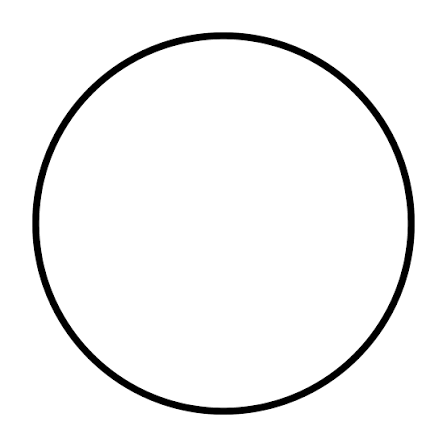
#> input picture 6.Hafta/cember_tekil_input.jpg, 447 x 447 px
$ python task4_manuel_hough_circle.py
#> lines starting #> are read from the running program, lines starting #| are printed output that depends on the picture; after the words box and inside, x2 and y2 are one past the last pixel; in counts of white or black regions, pixels touching at a corner belong together
import cv2
import numpy as np

# Sadece senin koydugun goruntuyu okur, yeni dosya olusturmaz
img = cv2.imread("cember_tekil_input.jpg")
#> img is the input picture: shape (447, 447, 3); min 0, max 255, mean 244.6
h_orj, w_orj = img.shape[:2]
#> h_orj = 447; w_orj = 447

# 3D oylama dongusunun hizli calismasi icin resmi kucultuyoruz
olcek = 120 / w_orj
#> olcek = 0.268
kucuk = cv2.resize(img, (0, 0), fx=olcek, fy=olcek)
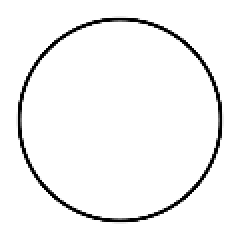
#> kucuk: shape (120, 120, 3) (shown 2 times larger); min 0, max 255, mean 244.6
gri = cv2.cvtColor(kucuk, cv2.COLOR_BGR2GRAY)

kenar = cv2.Canny(gri, 50, 150)
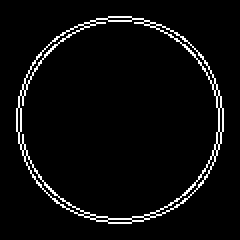
#> kenar: shape (120, 120) (shown 2 times larger); 4.4% white in thin lines or dots, all inside (x1, y1, x2, y2) = (8, 8, 112, 112)
h, w = kenar.shape
#> h = 120; w = 120

# 1. Sin ve Cos degerlerini bastan hesaplayip bellekte tut
acilar = np.deg2rad(np.arange(0, 360, 5))
cos_tablo = np.cos(acilar)
sin_tablo = np.sin(acilar)

# 2. 3D Oylama matrisi olustur
min_r = 10
max_r = min(h, w) // 2
#> max_r = 60
yaricaplar = np.arange(min_r, max_r, 1)
#> yaricaplar = 50 values from 10 to 59
oy_matrisi = np.zeros((h, w, len(yaricaplar)), dtype=np.int32)

y_ler, x_ler = np.nonzero(kenar)
#> y_ler = 628 values from 8 to 111; x_ler = 628 values, max 111 at index 292, min 8 at index 289, mean 59.65

for i in range(len(x_ler)):
    x = x_ler[i]
    y = y_ler[i]
    for r_idx in range(len(yaricaplar)):
        r = yaricaplar[r_idx]
        for t in range(len(acilar)):
            a = int(round(x - r * cos_tablo[t]))
            b = int(round(y - r * sin_tablo[t]))
            if 0 <= a < w and 0 <= b < h:
                oy_matrisi[b, a, r_idx] += 1
#> this loop made 628 passes
#> (x, y) on passes 1 to 3: (54, 8), (55, 8), (56, 8)

# 3. En yuksek oyu alan cemberi bul ve orijinal resme ciz
sonuc = img.copy()
esik = int(oy_matrisi.max() * 0.90)
#> esik = 37

for r_idx in range(len(yaricaplar)):
    katman = oy_matrisi[:, :, r_idx]
    if np.max(katman) >= esik:
        b, a = np.unravel_index(np.argmax(katman), katman.shape)
        merkez_x = int(a / olcek)
        merkez_y = int(b / olcek)
        yaricap = int(yaricaplar[r_idx] / olcek)
        cv2.circle(sonuc, (merkez_x, merkez_y), yaricap, (255, 0, 0), 3)
        cv2.circle(sonuc, (merkez_x, merkez_y), 4, (0, 0, 255), -1)
#> this loop made 50 passes
#> (b, a, merkez_x, merkez_y) on pass 40: (60, 59, 219, 223)
#> pass 1, `katman = oy_matrisi[:, :, r_idx]`:
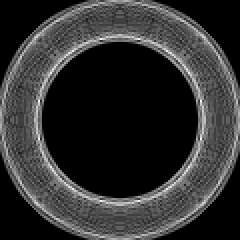
#> katman: shape (120, 120) int32 (shown 2 times larger); min 0, max 16, mean 3.07; drawn with min black and max white
#> pass 2, `katman = oy_matrisi[:, :, r_idx]`:
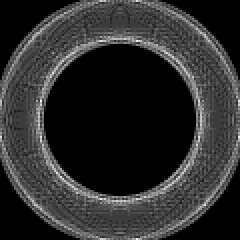
#> katman: shape (120, 120) int32 (shown 2 times larger); min 0, max 17, mean 3.01; drawn with min black and max white
#> pass 3, `katman = oy_matrisi[:, :, r_idx]`:
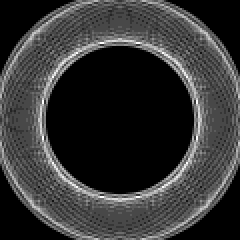
#> katman: shape (120, 120) int32 (shown 2 times larger); min 0, max 14, mean 2.95; drawn with min black and max white
#> after the loop:
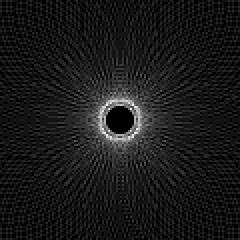
#> katman: shape (120, 120) int32 (shown 2 times larger); min 0, max 13, mean 1.32; drawn with min black and max white
#> after the loop:
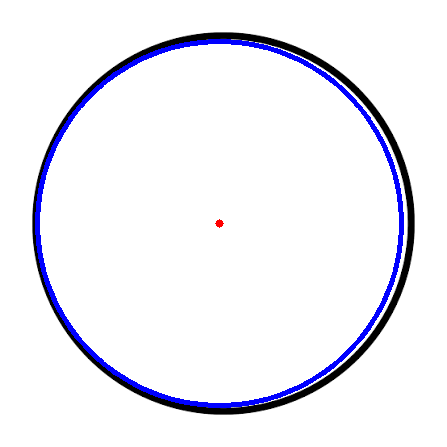
#> sonuc: shape (447, 447, 3); 2.87% of pixels changed, all inside (x1, y1, x2, y2) = (35, 39, 404, 408)

cv2.imwrite("cikti_task4_manuel_cember.jpg", sonuc)
print("Task 4 bitti.")
